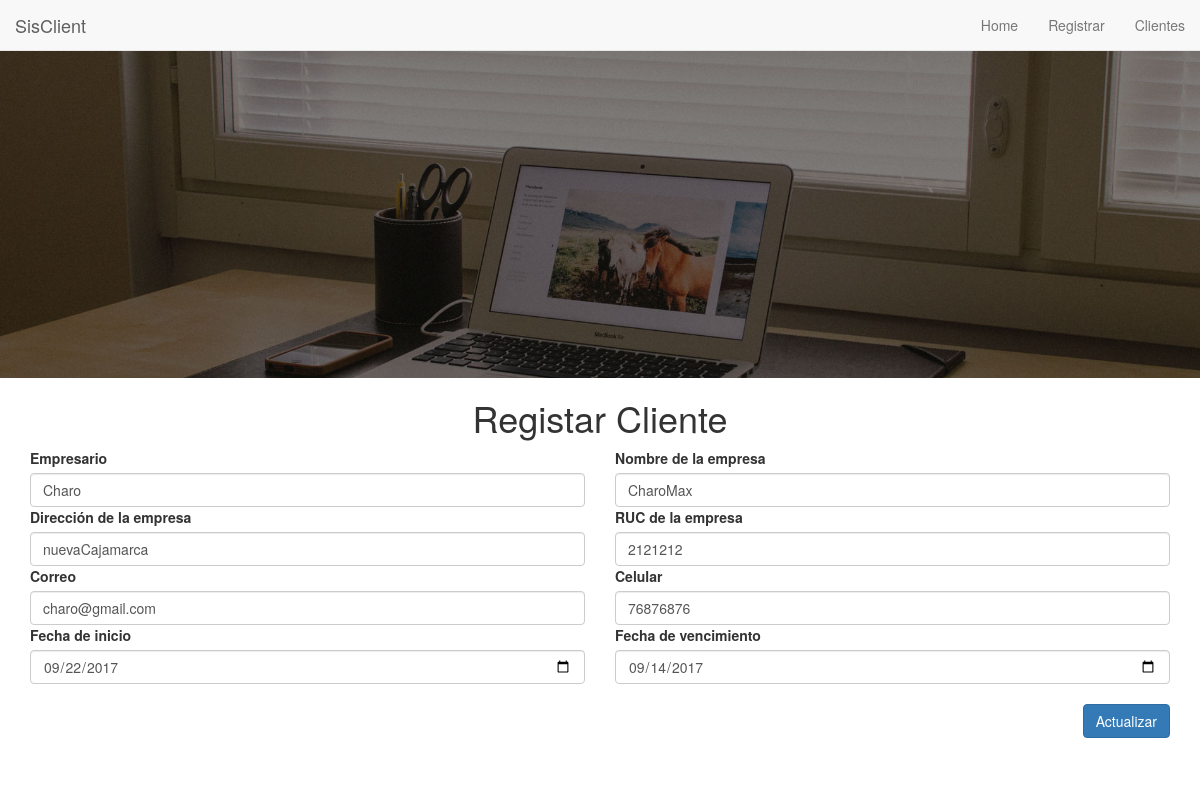
The page /actualizar.php?id=5 on the database its author committed.
### tables this page shows
CREATE TABLE `clientes` (
  `id_cliente` int(11) NOT NULL,
  `nombre` varchar(100) NOT NULL,
  `nombre_negocio` varchar(100) NOT NULL,
  `ubicacion` varchar(100) NOT NULL,
  `ruc` varchar(30) NOT NULL,
  `celular` varchar(20) NOT NULL,
  `email` varchar(50) NOT NULL,
  `fecha_inicio` date NOT NULL,
  `fecha_vencimiento` date NOT NULL
);

### actualizar.php (the view, shortened to what this page needs)
<?php
	include("php/conexion.php");
	echo $sql = "SELECT * FROM clientes WHERE id_cliente=".$_GET['id'];
	$ejecuto=mysqli_query($conexion,$sql);
	$cliente=mysqli_fetch_array($ejecuto);
?>
<!DOCTYPE html>
<html lang="en">
<head>
    <link rel="stylesheet" href="css/estilo.css">
    <link rel="stylesheet" href="css/bootstrap.css">
    <link rel="stylesheet" href="css/font-awesome.min.css">
</head>
<body>
    <nav class="navbar navbar-default navbar-custom navbar-fixed-top">
        <div class="container-fluid">
            <div class="navbar-header page-scroll">
                <a class="navbar-brand" href="#!/">SisClient</a>
            </div>
            <div class="collapse navbar-collapse" id="bs-example-navbar-collapse-1">
                <ul class="nav navbar-nav navbar-right">
                    <li>
                        <a href="index.php">Home</a>
                    </li>
                    <li>
                        <a href="registrar_cliente.php">Registrar</a>
                    </li>
                    <li>
                        <a href="lista-clientes.php">Clientes</a>
                    </li>
                </ul>
            </div>
        </div>
    </nav>
    <div class="cabezera">
    	<div class="logo"></div>
    </div>
	<div class="container-fluid">
		<div class="container">
			<div class="row">
				<div class="col-md-12">
					<h1 class="text-center">Registar Cliente</h1>
					<form class="form-horizontal" role="form" action="clientes.php" method="POST">
						<div class="row">
							<div class="col-md-6">
								<label>Empresario</label>
								<input type="text" class="form-control" name="nombre" value="<?php echo $cliente['nombre']; ?>">
							</div>
							<div class="col-md-6">
								<label>Nombre de la empresa</label>
								<input type="text" class="form-control" name="empresa" value="<?php echo $cliente['nombre_negocio'] ?>">
							</div>
						</div>
						<div class="row">
							<div class="col-md-6">
								<label>Dirección de la empresa</label>
								<input type="text" class="form-control"  name="ubicacion" value="<?php echo $cliente['ubicacion'] ?>">
							</div>
							<div class="col-md-6">
								<label>RUC de la empresa</label>
								<input type="text" class="form-control" name="ruc" value="<?php echo $cliente['ruc'] ?>">
							</div>
						</div>
						<div class="row">
							<div class="col-md-6">
								<label>Correo</label>
								<input type="text" class="form-control" name="email" value="<?php echo $cliente['email'] ?>">
							</div>
							<div class="col-md-6">
								<label>Celular</label>
								<input type="text" class="form-control" name="celular" value="<?php echo $cliente['celular'] ?>">
							</div>
						</div>
						<div class="row">
							<div class="col-md-6">
								<label>Fecha de inicio</label>
								<input type="date" class="form-control" name="inicio" value="<?php echo $cliente['fecha_inicio'] ?>">
							</div>
							<div class="col-md-6">
								<label>Fecha de vencimiento</label>
								<input type="date" class="form-control" name="vencimiento" value="<?php echo $cliente['fecha_vencimiento'] ?>">
							</div>
						</div>
						<div class="row">
							<div class="col-md-12">
								<br>
								<p class="text-right">
									<button type="submit" class="btn btn-primary">Actualizar</button>
								</p>
							</div>
						</div>
					</form>
					<br>
                </div>
			</div>
		</div>
	</div>
</body>
</html>

### css/estilo.css (style rules this page uses)
* { margin: 0; padding: 0; }
.cabezera { width: 100%; height: 358px; }
.logo { height: 100%; background: url(../img/home.jpg); background-size: cover; }

### rows shown on the page
clientes: nombre "Charo", empresa "CharoMax", ubicacion "nuevaCajamarca", ruc "2121212", email "charo@gmail.com", celular "76876876", inicio "09/22/2017", vencimiento "09/14/2017"
